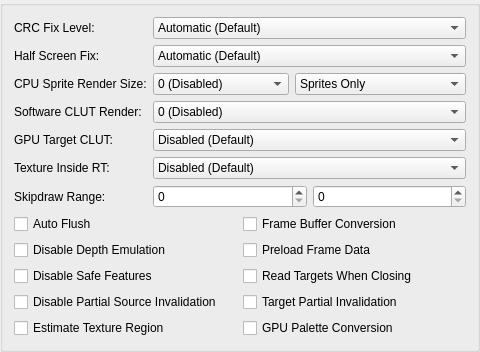
     <widget class="QGroupBox" name="hardwareFixesTab">
      <attribute name="title">
       <string>Hardware Fixes</string>
      </attribute>
      <layout class="QFormLayout" name="hardwareFixesLayout">
       <item row="1" column="0">
        <widget class="QLabel" name="label_10">
         <property name="text">
          <string>Half Screen Fix:</string>
         </property>
        </widget>
       </item>
       <item row="1" column="1">
        <widget class="QComboBox" name="halfScreenFix">
         <item>
          <property name="text">
           <string>Automatic (Default)</string>
          </property>
         </item>
         <item>
          <property name="text">
           <string>Force Disabled</string>
          </property>
         </item>
         <item>
          <property name="text">
           <string>Force Enabled</string>
          </property>
         </item>
        </widget>
       </item>
       <item row="2" column="0">
        <widget class="QLabel" name="label_36">
         <property name="text">
          <string>CPU Sprite Render Size:</string>
         </property>
        </widget>
       </item>
       <item row="3" column="0">
        <widget class="QLabel" name="label_16">
         <property name="text">
          <string>Software CLUT Render:</string>
         </property>
        </widget>
       </item>
       <item row="3" column="1">
        <widget class="QComboBox" name="cpuCLUTRender">
         <property name="currentText">
          <string extracomment="0 (Disabled)">0 (Disabled)</string>
         </property>
         <property name="currentIndex">
          <number>0</number>
         </property>
         <item>
          <property name="text">
           <string>0 (Disabled)</string>
          </property>
         </item>
         <item>
          <property name="text">
           <string>1 (Normal)</string>
          </property>
         </item>
         <item>
          <property name="text">
           <string>2 (Aggressive)</string>
          </property>
         </item>
        </widget>
       </item>
       <item row="4" column="0">
        <widget class="QLabel" name="label_47">
         <property name="text">
          <string extracomment="CLUT: Color Look Up Table, often referred to as a palette in non-PS2 things.  GPU Target CLUT: GPU handling of when a game uses data from a render target as a CLUT.">GPU Target CLUT:</string>
         </property>
        </widget>
       </item>
       <item row="4" column="1">
        <widget class="QComboBox" name="gpuTargetCLUTMode">
         <item>
          <property name="text">
           <string>Disabled (Default)</string>
          </property>
         </item>
         <item>
          <property name="text">
           <string>Enabled (Exact Match)</string>
          </property>
         </item>
         <item>
          <property name="text">
           <string>Enabled (Check Inside Target)</string>
          </property>
         </item>
        </widget>
       </item>
       <item row="5" column="0">
        <widget class="QLabel" name="label_45">
         <property name="text">
          <string>Texture Inside RT:</string>
         </property>
        </widget>
       </item>
       <item row="5" column="1">
        <widget class="QComboBox" name="textureInsideRt">
         <item>
          <property name="text">
           <string>Disabled (Default)</string>
          </property>
         </item>
         <item>
          <property name="text">
           <string>Inside Target</string>
          </property>
         </item>
         <item>
          <property name="text">
           <string>Merge Targets</string>
          </property>
         </item>
        </widget>
       </item>
       <item row="6" column="0">
        <widget class="QLabel" name="label_12">
         <property name="text">
          <string>Skipdraw Range:</string>
         </property>
        </widget>
       </item>
       <item row="6" column="1">
        <layout class="QHBoxLayout" name="horizontalLayout">
         <item>
          <widget class="QSpinBox" name="skipDrawStart">
           <property name="maximum">
            <number>10000</number>
           </property>
          </widget>
         </item>
         <item>
          <widget class="QSpinBox" name="skipDrawEnd">
           <property name="maximum">
            <number>10000</number>
           </property>
          </widget>
         </item>
        </layout>
       </item>
       <item row="7" column="0" colspan="2">
        <layout class="QGridLayout" name="gridLayout">
         <item row="0" column="0">
          <widget class="QCheckBox" name="hwAutoFlush">
           <property name="text">
            <string>Auto Flush</string>
           </property>
          </widget>
         </item>
         <item row="2" column="0">
          <widget class="QCheckBox" name="disableSafeFeatures">
           <property name="text">
            <string>Disable Safe Features</string>
           </property>
          </widget>
         </item>
         <item row="1" column="0">
          <widget class="QCheckBox" name="disableDepthEmulation">
           <property name="text">
            <string>Disable Depth Emulation</string>
           </property>
          </widget>
         </item>
         <item row="0" column="1">
          <widget class="QCheckBox" name="frameBufferConversion">
           <property name="text">
            <string>Frame Buffer Conversion</string>
           </property>
          </widget>
         </item>
         <item row="2" column="1">
          <widget class="QCheckBox" name="readTCOnClose">
           <property name="text">
            <string>Read Targets When Closing</string>
           </property>
          </widget>
         </item>
         <item row="3" column="0">
          <widget class="QCheckBox" name="disablePartialInvalidation">
           <property name="text">
            <string>Disable Partial Source Invalidation</string>
           </property>
          </widget>
         </item>
         <item row="3" column="1">
          <widget class="QCheckBox" name="targetPartialInvalidation">
           <property name="text">
            <string>Target Partial Invalidation</string>
           </property>
          </widget>
         </item>
         <item row="1" column="1">
          <widget class="QCheckBox" name="preloadFrameData">
           <property name="text">
            <string>Preload Frame Data</string>
           </property>
          </widget>
         </item>
         <item row="4" column="0">
          <widget class="QCheckBox" name="estimateTextureRegion">
           <property name="text">
            <string>Estimate Texture Region</string>
           </property>
          </widget>
         </item>
         <item row="4" column="1">
          <widget class="QCheckBox" name="gpuPaletteConversion">
           <property name="text">
            <string>GPU Palette Conversion</string>
           </property>
          </widget>
         </item>
        </layout>
       </item>
       <item row="0" column="0">
        <widget class="QLabel" name="label_7">
         <property name="text">
          <string>CRC Fix Level:</string>
         </property>
        </widget>
       </item>
       <item row="0" column="1">
        <widget class="QComboBox" name="crcFixLevel">
         <item>
          <property name="text">
           <string>Automatic (Default)</string>
          </property>
         </item>
         <item>
          <property name="text">
           <string>None (Debug)</string>
          </property>
         </item>
         <item>
          <property name="text">
           <string>Minimum (Debug)</string>
          </property>
         </item>
         <item>
          <property name="text">
           <string>Partial (OpenGL)</string>
          </property>
         </item>
         <item>
          <property name="text">
           <string>Full (Direct3D)</string>
          </property>
         </item>
         <item>
          <property name="text">
           <string>Aggressive</string>
          </property>
         </item>
        </widget>
       </item>
       <item row="2" column="1">
        <layout class="QHBoxLayout" name="horizontalLayout_5" stretch="1,0">
         <item>
          <widget class="QComboBox" name="cpuSpriteRenderBW">
           <item>
            <property name="text">
             <string>0 (Disabled)</string>
            </property>
           </item>
           <item>
            <property name="text">
             <string>1 (64 Max Width)</string>
            </property>
           </item>
           <item>
            <property name="text">
             <string>2 (128 Max Width)</string>
            </property>
           </item>
           <item>
            <property name="text">
             <string>3 (192 Max Width)</string>
            </property>
           </item>
           <item>
            <property name="text">
             <string>4 (256 Max Width)</string>
            </property>
           </item>
           <item>
            <property name="text">
             <string>5 (320 Max Width)</string>
            </property>
           </item>
           <item>
            <property name="text">
             <string>6 (384 Max Width)</string>
            </property>
           </item>
           <item>
            <property name="text">
             <string>7 (448 Max Width)</string>
            </property>
           </item>
           <item>
            <property name="text">
             <string>8 (512 Max Width)</string>
            </property>
           </item>
           <item>
            <property name="text">
             <string>9 (576 Max Width)</string>
            </property>
           </item>
           <item>
            <property name="text">
             <string>10 (640 Max Width)</string>
            </property>
           </item>
          </widget>
         </item>
         <item>
          <widget class="QComboBox" name="cpuSpriteRenderLevel">
           <item>
            <property name="text">
             <string>Sprites Only</string>
            </property>
           </item>
           <item>
            <property name="text">
             <string>Sprites/Triangles</string>
            </property>
           </item>
           <item>
            <property name="text">
             <string>Blended Sprites/Triangles</string>
            </property>
           </item>
          </widget>
         </item>
        </layout>
       </item>
      </layout>
     </widget>
